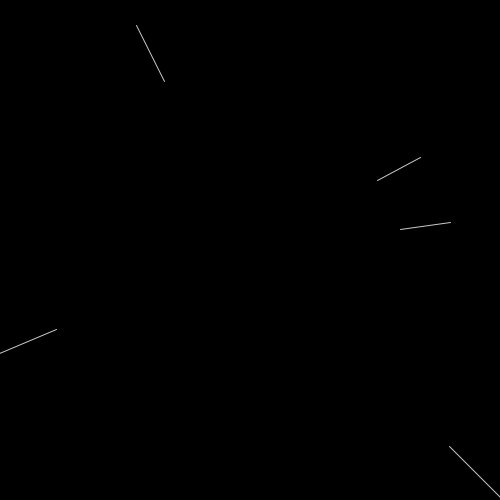
Frame 1 (no input)
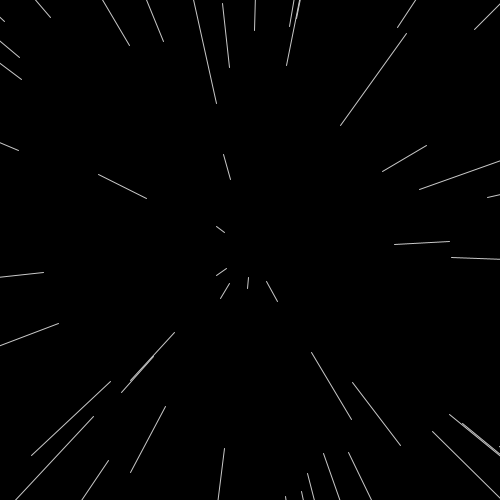
Frame 60 (the mouse pressed at the canvas centre just before this capture)
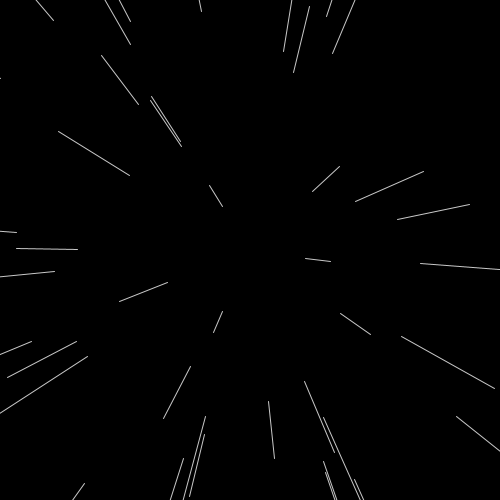
Frame 120 (the mouse held since frame 60 and released just before this capture)

The Processing sketch that drew these frames (run headless with seeded random() and noise(); from frame 60 on, the mouse is pressed at the canvas centre):

// Processing sketch: StarField
// ── StarField.pde

ArrayList<Line>lines;
void setup() {
  size(500,500);
  lines=new ArrayList<Line>();
  for (int i=0; i<20; i++) {
    lines.add(new Line(rand(), rand()));
  }
}
float rand() {
  return (float)Math.random()*900-450;
  //if(Math.random()<0.5)return random(-200,-100);
  //return random(100,200);
}
void draw() {
  background(0);
  for (int i=0; i<30; i++) {
    lines.add(new Line(rand(), rand()));
  }
  for (Line l : lines) {
    pushMatrix();
    translate(width/2, height/2);
    l.doStuff();
    popMatrix();
  }
  removeExtraLines();
}
void removeExtraLines() {
  for (Line l : lines) {
    if (sqrt(sq(l.offx)+sq(l.offy))>500) {
      lines.remove(l);
      removeExtraLines();
      return;
    }
  }
}
float speed=10;
class Line {
  PVector start;
  float offx, offy;
  Line(float x, float y) {
    start=new PVector(x, y);
    //offx=offy=0.1;
    //offx=start.x>1?1:-1;
    //offy=start.y>1?1:-1;
    offx=start.x;
    offy=start.y;
  }
  void doStuff() {
    stroke(200);
    fill(255);
    //ellipse(start.x+offx, start.y+offy, 5, 5);
    line(start.x+offx/2,start.y+offy/2,start.x+offx,start.y+offy);
    offx*=1.10;
    offy*=1.10;
  }
}
